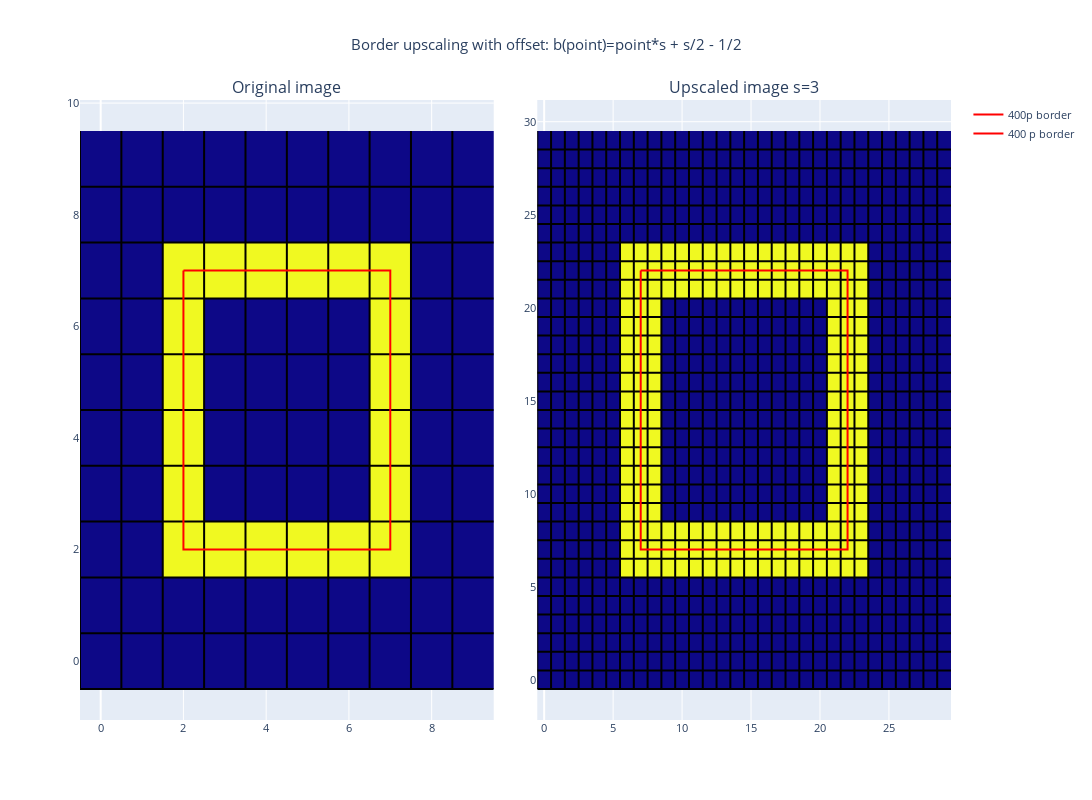

Notebook code cell kept with this figure:
### Code cell
fig = make_subplots(rows=1, cols=2, 
                    horizontal_spacing=0.05, 
                    vertical_spacing=0.1,
                    subplot_titles=('Original image', f"Upscaled image s={scale_factor}"))
# Add images to plot
base_image_fig = px.imshow(test_image)
fig.add_trace(base_image_fig.data[0], 1, 1)
xs, ys = gridlines(test_image)
fig.add_trace(go.Scatter(x=xs, y=ys, marker=dict(color='black', size=1), name=f"Pixel edges", showlegend=False), row=1, col=1)

upscaled_image_fig = px.imshow(upscaled_image_box)
fig.add_trace(upscaled_image_fig.data[0], 1, 2)
xs, ys = gridlines(upscaled_image_box)
fig.add_trace(go.Scatter(x=xs, y=ys, marker=dict(color='black', size=1), name=f"Pixel edges", showlegend=False), row=1, col=2)

# 400p borders
fig.add_trace(go.Scatter(x=fourier_xs, y=fourier_ys, marker=dict(color='red', size=10), name=f"400p border"), row=1, col=1)
fig.add_trace(go.Scatter(x=fourier_xs*scale_factor+scale_factor/2-0.5, y=fourier_ys*scale_factor+scale_factor/2-0.5, marker=dict(color='red', size=10), name=f"400 p border"), row=1, col=2)

fig.update_layout(title_text=f"Border upscaling with offset: b(point)=point*s + s/2 - 1/2", title_x=0.5, width=1400, height=800, showlegend=True, font_size=11)
fig.update(layout_coloraxis_showscale=False)
fig.show()

### Figure 1 — Plotly figure (JSON) as saved in the notebook; plotly's stock layout.template omitted (floating-point values rounded to 4 significant figures; data arrays with more than 128 entries replaced by an {"elided": "..."} marker saying what was removed)
{"data": [{"coloraxis": "coloraxis", "hovertemplate": "x: %{x}<br>y: %{y}<br>color: %{z}<extra></extra>", "name": "0", "type": "heatmap", "xaxis": "x", "yaxis": "y", "z": [[0, 0, 0, 0, 0, 0, 0, 0, 0, 0], [0, 0, 0, 0, 0, 0, 0, 0, 0, 0], [0, 0, 1, 1, 1, 1, 1, 1, 0, 0], [0, 0, 1, 0, 0, 0, 0, 1, 0, 0], [0, 0, 1, 0, 0, 0, 0, 1, 0, 0], [0, 0, 1, 0, 0, 0, 0, 1, 0, 0], [0, 0, 1, 0, 0, 0, 0, 1, 0, 0], [0, 0, 1, 1, 1, 1, 1, 1, 0, 0], [0, 0, 0, 0, 0, 0, 0, 0, 0, 0], [0, 0, 0, 0, 0, 0, 0, 0, 0, 0]]}, {"marker": {"color": "black", "size": 1}, "name": "Pixel edges", "showlegend": false, "type": "scatter", "x": [-0.5, -0.5, null, -0.5, 9.5, null, 0.5, 0.5, null, -0.5, 9.5, null, 1.5, 1.5, null, -0.5, 9.5, null, 2.5, 2.5, null, -0.5, 9.5, null, 3.5, 3.5, null, -0.5, 9.5, null, 4.5, 4.5, null, -0.5, 9.5, null, 5.5, 5.5, null, -0.5, 9.5, null, 6.5, 6.5, null, -0.5, 9.5, null, 7.5, 7.5, null, -0.5, 9.5, null, 8.5, 8.5, null, -0.5, 9.5, null], "xaxis": "x", "y": [-0.5, 9.5, null, -0.5, -0.5, null, -0.5, 9.5, null, 0.5, 0.5, null, -0.5, 9.5, null, 1.5, 1.5, null, -0.5, 9.5, null, 2.5, 2.5, null, -0.5, 9.5, null, 3.5, 3.5, null, -0.5, 9.5, null, 4.5, 4.5, null, -0.5, 9.5, null, 5.5, 5.5, null, -0.5, 9.5, null, 6.5, 6.5, null, -0.5, 9.5, null, 7.5, 7.5, null, -0.5, 9.5, null, 8.5, 8.5, null], "yaxis": "y"}, {"coloraxis": "coloraxis", "hovertemplate": "x: %{x}<br>y: %{y}<br>color: %{z}<extra></extra>", "name": "0", "type": "heatmap", "xaxis": "x2", "yaxis": "y2", "z": {"elided": "30x30 int values"}}, {"marker": {"color": "black", "size": 1}, "name": "Pixel edges", "showlegend": false, "type": "scatter", "x": {"elided": "180 float values"}, "xaxis": "x2", "y": {"elided": "180 float values"}, "yaxis": "y2"}, {"marker": {"color": "red", "size": 10}, "name": "400p border", "type": "scatter", "x": {"elided": "200 float values"}, "xaxis": "x", "y": {"elided": "200 float values"}, "yaxis": "y"}, {"marker": {"color": "red", "size": 10}, "name": "400 p border", "type": "scatter", "x": {"elided": "200 float values"}, "xaxis": "x2", "y": {"elided": "200 float values"}, "yaxis": "y2"}], "layout": {"annotations": [{"font": {"size": 16}, "showarrow": false, "text": "Original image", "x": 0.2375, "xanchor": "center", "xref": "paper", "y": 1, "yanchor": "bottom", "yref": "paper"}, {"font": {"size": 16}, "showarrow": false, "text": "Upscaled image s=3", "x": 0.7625, "xanchor": "center", "xref": "paper", "y": 1, "yanchor": "bottom", "yref": "paper"}], "coloraxis": {"showscale": false}, "font": {"size": 11}, "height": 800, "showlegend": true, "title": {"text": "Border upscaling with offset: b(point)=point*s + s/2 - 1/2", "x": 0.5}, "width": 1400, "xaxis": {"anchor": "y", "domain": [0, 0.475]}, "xaxis2": {"anchor": "y2", "domain": [0.525, 1]}, "yaxis": {"anchor": "x", "domain": [0, 1]}, "yaxis2": {"anchor": "x2", "domain": [0, 1]}}}
